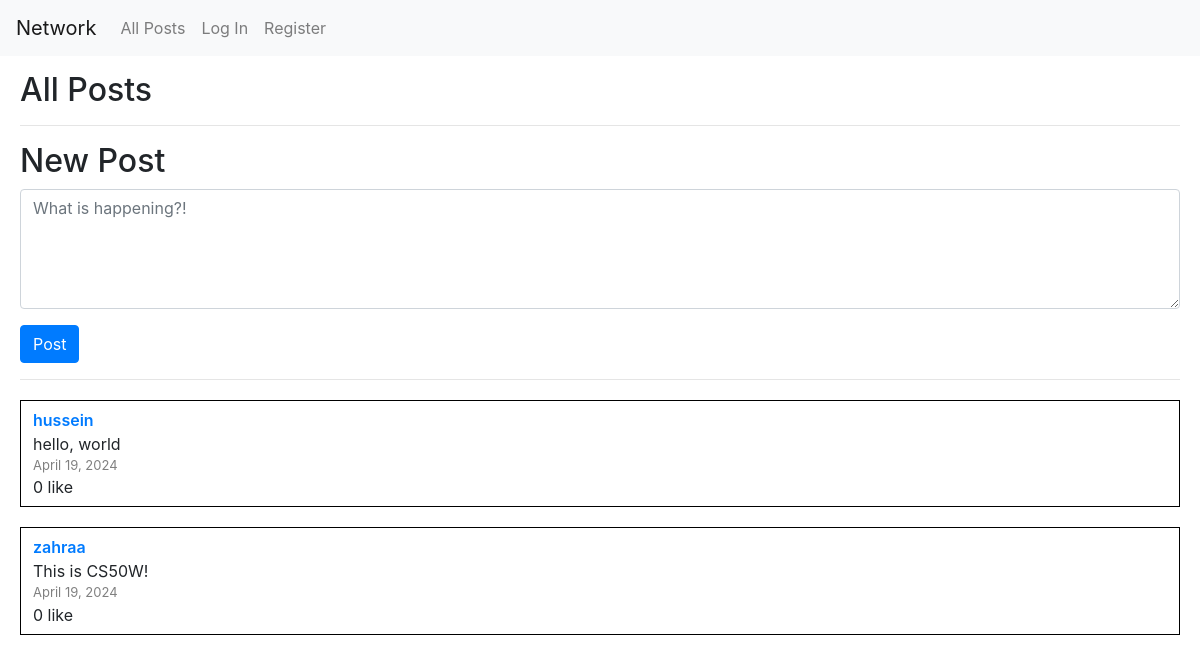
The app's page /, older data.
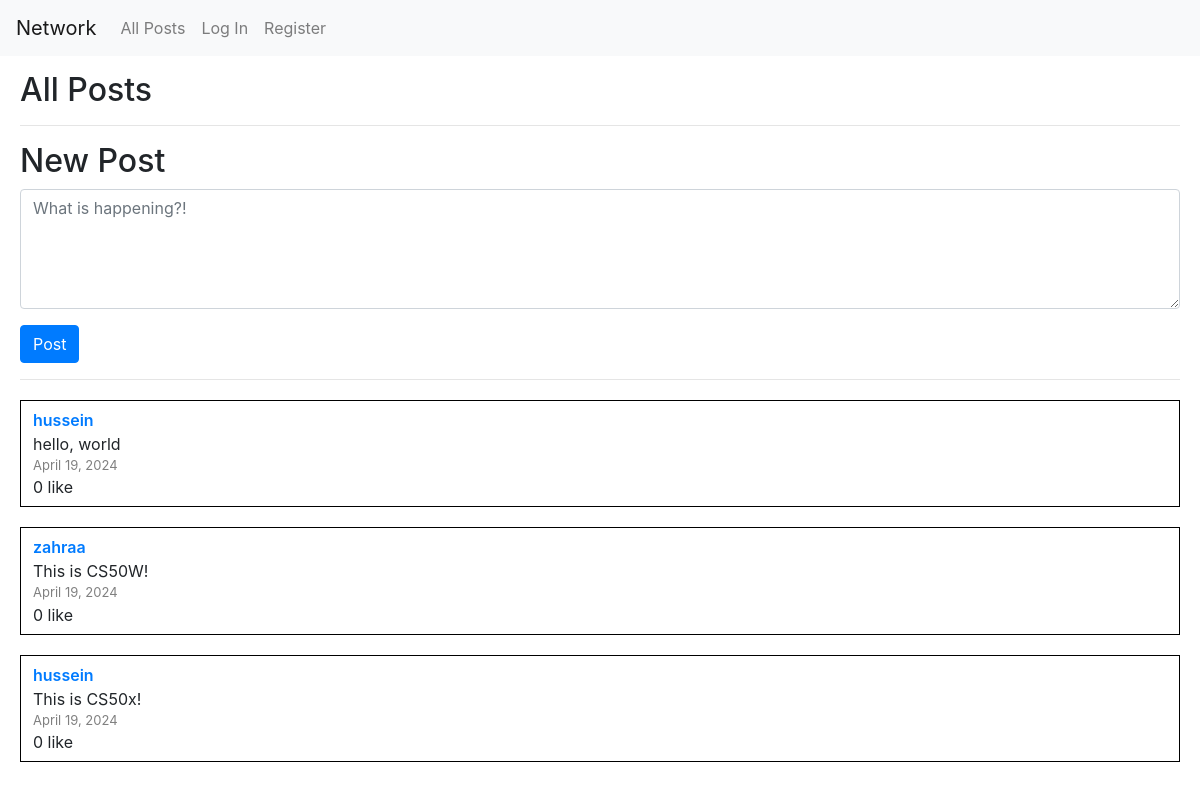
The same page, newer data.
### network/models.py (models this page shows, shortened)
class Post(models.Model):
    poster = models.ForeignKey(User, related_name="posts", on_delete=models.CASCADE, null=False, blank=False)
    content = models.TextField(null=False, blank=False)
    date = models.DateField(auto_now_add=True, editable=False)
    likes = models.IntegerField(default=0, null=False, blank=False, validators=[MinValueValidator(0)])

class User(AbstractUser):
    following = models.ManyToManyField('self', related_name='followers', symmetrical=False, null=True, blank=True)
    def __str__(self):
        return self.username

### network/views.py (the view)
# urls.py: path("", views.index, name="index"),
def index(request):
    return render(request, "network/index.html", {
        "all_posts": Post.objects.all()
    })

### network/templates/network/index.html (shortened to what this page needs)
{% extends "network/layout.html" %}
{% block body %}
    <h2>All Posts</h2>
    <hr>
    <div id="new_post">
        <h2>New Post</h2>
        <form action="{% url 'new_post' %}" method="post">
            <div class="form-group input-group">
                <textarea required name="content" id="content" class="form-control custom-textarea" placeholder="What is happening?!"></textarea>
            </div>
            <div class="form-group">
                <button class="btn btn-primary" type="submit">Post</button>
            </div>
        </form>
        <hr>
    </div>
    <div id="all_posts">
        {% for post in all_posts %}
            <div class="post">
                <div class="poster">
                    <a href="{% url 'profile' post.poster %}">{{ post.poster }}</a>
                </div>
                <div class="content">{{ post.content }}</div>
                <div class="date">{{ post.date }}</div>
                <div class="likes">{{ post.likes }} like</div>
            </div>
        {% empty %}
            <div class="post">
                no posts
            </div>
        {% endfor %}
    </div>
{% endblock %}

Row changes from the older to the newer data that the page shows:
added Post: poster "hussein", content "This is CS50x!", date "April 19, 2024", likes "0"
